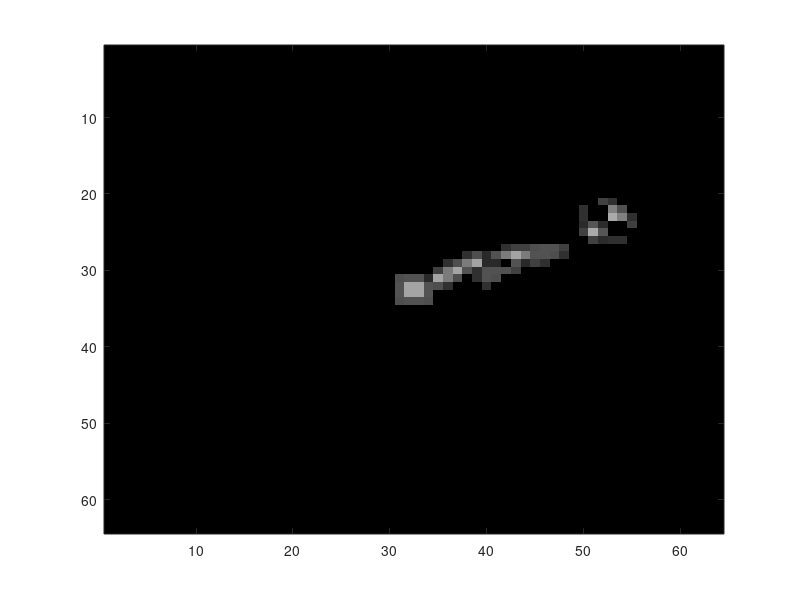

Write MATLAB code to recreate this figure.
r_data = load('r_data.txt');
g_data = load('g_data.txt');
b_data = load('b_data.txt');
text_data = load('tex_data.txt');

img = r_data;
img(:,:,2) = g_data;
img(:,:,3) = b_data;

gray_data = (r_data + g_data + b_data) / 3;
img_gray = text_data;
img_gray(:,:,2) = text_data;
img_gray(:,:,3) = text_data;

image(img_gray);
%image(img);